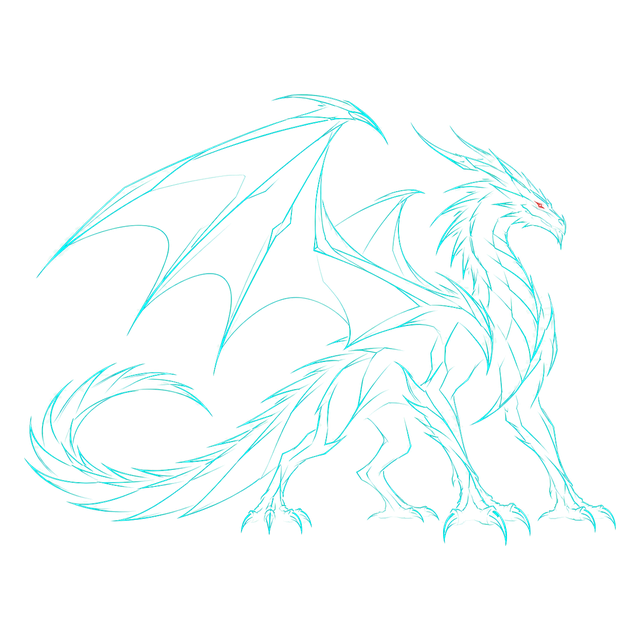
#> input picture assets/draco-cyber-blue.png, 640 x 640 px; the run also reads 1 picture not shown here
$ python build-assets.py --source ../assets/draco-cyber-blue.png
#> lines starting #> are read from the running program, lines starting #| are printed output that depends on the picture
"""Build a static storm atlas; Python/Pillow are development-only dependencies.

The shader samples cached, antialiased fractal branches instead of rebuilding
lightning for every pixel/frame. Twelve variants occupy four RGB tiles; a final
tile stores three electrical contour routes with travel progress in alpha.
"""
from __future__ import annotations

import argparse
import hashlib
import json
import math
import random
import tempfile
from pathlib import Path

from PIL import Image, ImageChops, ImageDraw, ImageFilter

ROOT = Path(__file__).resolve().parents[1]
DRAGON_SIZE = 640
STORM_WIDTH = 256
STORM_TILES = 4
ARC_OFFSET = DRAGON_SIZE + STORM_WIDTH * STORM_TILES
FIRE_OFFSET = ARC_OFFSET + DRAGON_SIZE
FIRE_WIDTH = 768
SUPERSAMPLE = 3


def save_png(image, path):
    # Readers must see either the complete old asset or the complete new one.
    with tempfile.NamedTemporaryFile(dir=path.parent, suffix=".png", delete=False) as file:
        temp = Path(file.name)
    try:
        image.save(temp, format="PNG", optimize=True)
        with Image.open(temp) as check:
            check.load()
        temp.replace(path)
    finally:
        temp.unlink(missing_ok=True)


def subdivide(a, b, rng, depth):
    if depth == 0:
        return [a, b]
    dx, dy = b[0] - a[0], b[1] - a[1]
    length = math.hypot(dx, dy)
    offset = rng.uniform(-0.17, 0.17) * length
    mid = ((a[0] + b[0]) * 0.5 - dy / length * offset,
           (a[1] + b[1]) * 0.5 + dx / length * offset)
    return subdivide(a, mid, rng, depth - 1)[:-1] + subdivide(mid, b, rng, depth - 1)


def storm_mask(seed, style=0):
    rng = random.Random(seed)
    width, height = STORM_WIDTH * SUPERSAMPLE, DRAGON_SIZE * SUPERSAMPLE
    ink = Image.new("L", (width, height))
    draw = ImageDraw.Draw(ink)

    def stroke(points, strength=1.0, thickness=1.0):
        for i, (a, b) in enumerate(zip(points, points[1:])):
            progress = i / max(len(points) - 1, 1)
            # Uneven, tapered streamers; no uniform neon zigzag lines.
            taper = max(0.2, 1.0 - progress * 0.70)
            line_width = max(1, round(SUPERSAMPLE * thickness * taper))
            draw.line([a, b], fill=round(255 * strength * (0.60 + 0.40 * taper)), width=line_width)

    # Different lean, leader bends, fork count and attachment positions, rather
    # than twelve resamplings of one fixed tree. Keep the accepted vertical span.
    begin = (width * rng.uniform(0.32, 0.68), height * 0.055)
    end = (width * rng.uniform(0.28, 0.72), height * 0.94)
    if style % 3 == 1:
        bend = (width * rng.uniform(0.25, 0.75), height * rng.uniform(0.36, 0.62))
        trunk = subdivide(begin, bend, rng, 6)[:-1] + subdivide(bend, end, rng, 6)
    else:
        trunk = subdivide(begin, end, rng, 7)
    stroke(trunk, thickness=1.3)
    branch_count = 3 + style % 5
    indices = sorted(rng.sample(range(17, 107), branch_count))
    for ordinal, index in enumerate(indices):
        direction = -1 if (ordinal + style) % 2 == 0 else 1
        start = trunk[index]
        end = (max(width * 0.07, min(width * 0.93,
                    start[0] + direction * width * rng.uniform(0.16, 0.40))),
               min(height * 0.94, start[1] + height * rng.uniform(0.055, 0.23)))
        branch = subdivide(start, end, rng, 5)
        stroke(branch, strength=0.72, thickness=0.90)
        fork_start = branch[14]
        fork_end = (fork_start[0] - direction * width * 0.10,
                    min(height * 0.96, fork_start[1] + height * 0.065))
        stroke(subdivide(fork_start, fork_end, rng, 3), strength=0.40, thickness=0.55)

    ink = ink.resize((STORM_WIDTH, DRAGON_SIZE), Image.Resampling.LANCZOS)
    # All blur happens ONCE here, never in the live terminal shader.
    small_glow = ink.filter(ImageFilter.GaussianBlur(1.2)).point(lambda p: round(p * 0.52))
    large_glow = ink.filter(ImageFilter.GaussianBlur(4.0)).point(lambda p: round(p * 0.22))
    return ImageChops.add(ImageChops.add(ink, small_glow), large_glow)


def contour_routes(dragon):
    # Routes refer to the minimal public-edition 640px art. Snap each route to the strongest
    # nearby blue stroke at build time; no contour detection in the live shader.
    routes = [
        (0, [(45,275),(137,185),(246,135),(339,103),(363,92)]),
        (0, [(363,92),(320,161),(290,241),(298,300),(376,337)]),
        (1, [(412,125),(469,166),(519,188),(558,205)]),
        (1, [(503,221),(486,256),(512,306),(531,351),(522,399)]),
        (2, [(185,390),(134,370),(68,387),(45,425),(94,469),(204,458),(295,423)]),
        (2, [(295,423),(327,390),(366,367),(409,352)]),
    ]
    masks = [Image.new('L', dragon.size) for _ in range(3)]
    progress = Image.new('L', dragon.size, 64)
    draws = [ImageDraw.Draw(mask) for mask in masks]
    travel = ImageDraw.Draw(progress)
    pixels = dragon.load()
    for channel, anchors in routes:
        # Catmull-Rom curve, then a short nearest-stroke search to follow the art.
        padded = [anchors[0], *anchors, anchors[-1]]
        points = []
        for p0, p1, p2, p3 in zip(padded, padded[1:], padded[2:], padded[3:]):
            steps = max(2, round(math.dist(p1, p2) / 2))
            for step in range(steps):
                t = step / steps
                xy = tuple(0.5 * (2*p1[k] + (-p0[k]+p2[k])*t +
                    (2*p0[k]-5*p1[k]+4*p2[k]-p3[k])*t*t +
                    (-p0[k]+3*p1[k]-3*p2[k]+p3[k])*t*t*t) for k in (0,1))
                x, y = map(round, xy)
                candidates = []
                for cy in range(max(0,y-7),min(640,y+8)):
                    for cx in range(max(0,x-7),min(640,x+8)):
                        r,g,b,a = pixels[cx,cy]
                        score = max(g, b*0.7)/255 * a/255 - math.hypot(cx-x,cy-y)*0.018
                        if r > max(g,b): score = -1 # Never include the red eye.
                        candidates.append((score,cx,cy))
                _, sx, sy = max(candidates)
                points.append((sx,sy))
        for i, (a,b) in enumerate(zip(points,points[1:])):
            draws[channel].line([a,b],fill=255,width=2)
            travel.line([a,b],fill=64+round(191*i/max(1,len(points)-2)),width=10)
    # Alpha encodes progress in [64,255], so premultiplied WIC loading never
    # erases the start of a route. The shader unpremultiplies this data tile.
    # Short electric filaments with a tight cached halo, no star-shaped particles.
    masks = [ImageChops.add(mask, mask.filter(ImageFilter.GaussianBlur(1.0)).point(
        lambda p: round(p*0.55))) for mask in masks]
    return Image.merge('RGBA', (*masks, progress))


def occlusion_sprite(dragon):
    """Fill enclosed outline regions for depth, preserving visible premultiplied RGB."""
    alpha = dragon.getchannel('A')
    sealed = alpha.point(lambda p: 255 if p > 16 else 0).filter(ImageFilter.MaxFilter(5))
    exterior = sealed.copy()
    ImageDraw.floodfill(exterior, (0,0), 128, thresh=0)
    interior = exterior.point(lambda p: 0 if p == 128 else 255).filter(ImageFilter.MinFilter(5))
    coverage = ImageChops.lighter(alpha, interior)
    packed = Image.new('RGBA', dragon.size)
    packed.putdata([(round(r*a/c), round(g*a/c), round(b*a/c), c) if c else (0,0,0,0)
                    for (r,g,b,a),c in zip(dragon.getdata(),coverage.getdata())])
    return packed


def prepare_lineart(source):
    """Pack the supplied black-background line drawing without repainting it.

    Extract black as transparency and keep the original composited RGB. Crop
    unused canvas and pad to a square; never stretch a non-square drawing.
    This conversion happens only at build time.
    """
    with Image.open(source) as original:
        original = original.convert('RGB')
        pixels = []
        for r, g, b in original.getdata():
            peak = max(r, g, b)
            alpha = min(255, round(peak * 1.3)) if peak > 10 else 0
            pixels.append((round(r*255/alpha), round(g*255/alpha),
                           round(b*255/alpha), alpha) if alpha else (0,0,0,0))
        drawing = Image.new('RGBA', original.size)
        drawing.putdata(pixels)
    bounds = drawing.getchannel('A').point(lambda p: 255 if p > 40 else 0).getbbox()
    if bounds is None:
        raise ValueError('The source contains no visible line drawing')
    drawing = drawing.crop(bounds)
    drawing.thumbnail((592,592), Image.Resampling.LANCZOS)
    tile = Image.new('RGBA', (DRAGON_SIZE,DRAGON_SIZE))
    tile.paste(drawing, ((DRAGON_SIZE-drawing.width)//2,
                        (DRAGON_SIZE-drawing.height)//2))
    return tile


def main():
    parser = argparse.ArgumentParser(description=__doc__)
    parser.add_argument("--source", type=Path, help="Generated dragon PNG to deploy")
    parser.add_argument("--lineart", action="store_true", help="Extract black background and pack the source without distortion")
    args = parser.parse_args()
    assets = ROOT / "assets"
    dragon_path = assets / "draco-cyber-blue.png"
    if args.lineart:
        if not args.source:
            parser.error('--lineart requires --source')
        dragon = prepare_lineart(args.source)
    else:
        with Image.open(args.source or dragon_path) as source:
#> source is the input picture: PIL image 640x640 RGBA; mean R, G, B, A 1.9, 25.8, 24.6, 8.5
            if source.width != source.height:
                raise ValueError("The generated dragon must be square; do not distort it")
            dragon = source.convert("RGBA").resize((DRAGON_SIZE, DRAGON_SIZE), Image.Resampling.LANCZOS)
    if args.source:
        save_png(dragon, dragon_path)
        save_png(dragon.resize((128, 128), Image.Resampling.LANCZOS), assets / "draco-icon.png")
#> in save_png (call 2), `image.save(temp, format="PNG", optimize=True)`:
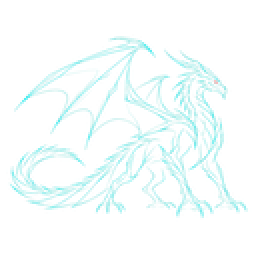
#> saved as tmpaa5swznm.png: PIL image 128x128 RGBA (shown 2 times larger); mean R, G, B, A 4.3, 59.2, 57.7, 9.4; transparent parts drawn white

    variants = [storm_mask(41 + i*137, i) for i in range(STORM_TILES*3)]
#> in storm_mask, `ink = Image.new("L", (width, height))`: ink: PIL image 768x1920 L; every value is 0
#> the loop in storm_mask (call 2), `for ordinal, index in enumerate(indices):` made 4 passes
#> (index, direction, start, end) on passes 1 to 2: (35, 1, (447.8, 606.9), (704.6, 761.3)), (70, -1, (537, 1091.9), (404.9, 1236.8))
#> (index, direction, start, end) on pass 3: (93, 1, (578, 1373.9), (714.2, 1491.3))
#> the loop in storm_mask (call 7), `for ordinal, index in enumerate(indices):` made 4 passes
#> index on passes 1 to 4: 22, 45, 66, 73
#> in storm_mask (call 7), `large_glow = ink.filter(ImageFilter.GaussianBlur(4.0)).point(lambda p:..`:
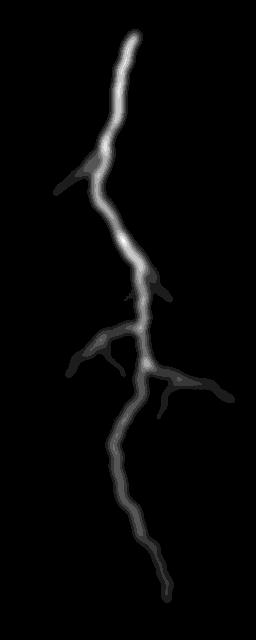
#> large_glow: PIL image 256x640 L; min 0, max 9, mean 0.232; drawn with min black and max white
#> the loop in storm_mask (call 8), `for ordinal, index in enumerate(indices):` made 5 passes
#> index on passes 1 to 5: 25, 52, 78, 98, 106
#> in storm_mask (call 8), `large_glow = ink.filter(ImageFilter.GaussianBlur(4.0)).point(lambda p:..`:
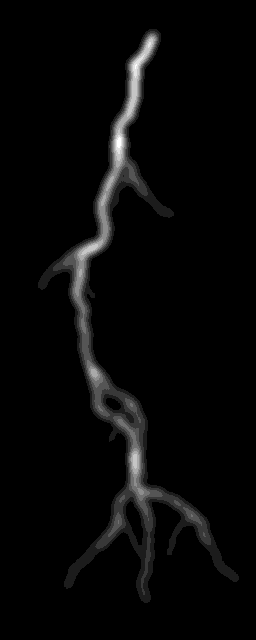
#> large_glow: PIL image 256x640 L; min 0, max 9, mean 0.266; drawn with min black and max white
#> the loop in storm_mask (call 9), `for ordinal, index in enumerate(indices):` made 6 passes
#> index on passes 1 to 6: 20, 39, 47, 61, 94, 102
#> in storm_mask (call 9), `large_glow = ink.filter(ImageFilter.GaussianBlur(4.0)).point(lambda p:..`:
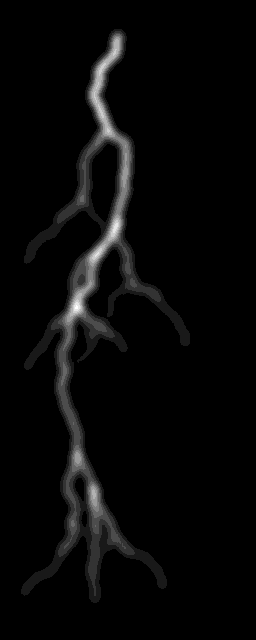
#> large_glow: PIL image 256x640 L; min 0, max 10, mean 0.31; drawn with min black and max white
#> the loop in storm_mask (call 10), `for ordinal, index in enumerate(indices):` made 7 passes
#> index on passes 1 to 7: 31, 60, 87, 93, 99, 103, 106
#> in storm_mask (call 10), `large_glow = ink.filter(ImageFilter.GaussianBlur(4.0)).point(lambda p:..`:
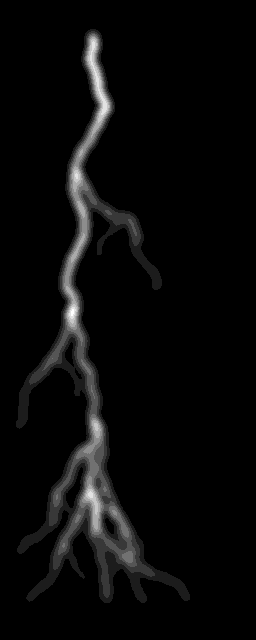
#> large_glow: PIL image 256x640 L; min 0, max 9, mean 0.332; drawn with min black and max white
#> the loop in storm_mask (call 11), `for ordinal, index in enumerate(indices):` made 3 passes
#> index on passes 1 to 3: 42, 51, 86
#> in storm_mask (call 11), `large_glow = ink.filter(ImageFilter.GaussianBlur(4.0)).point(lambda p:..`:
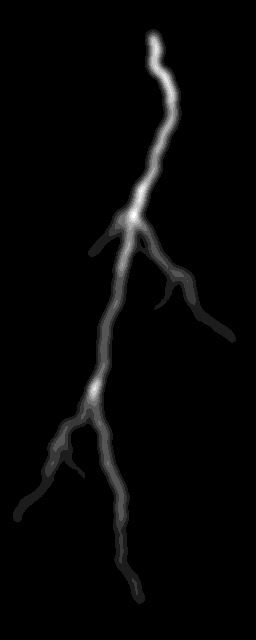
#> large_glow: PIL image 256x640 L; min 0, max 9, mean 0.228; drawn with min black and max white
#> the loop in storm_mask (call 12), `for ordinal, index in enumerate(indices):` made 4 passes
#> index on passes 1 to 4: 33, 60, 81, 96
#> in storm_mask (call 12), `ink = ink.resize((STORM_WIDTH, DRAGON_SIZE), Image.Resampling.LANCZOS)`:
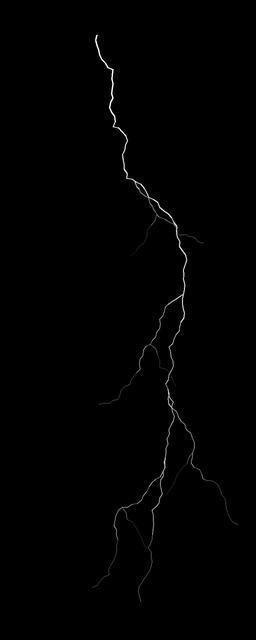
#> ink: PIL image 256x640 L; min 0, max 255, mean 1.2
    atlas = Image.new("RGBA", (FIRE_OFFSET + FIRE_WIDTH, DRAGON_SIZE))
    # The standalone body/icon stay outline-only. Atlas alpha additionally holds
    # the filled depth silhouette, so rear bolts cannot cross enclosed wings/body.
    atlas.paste(occlusion_sprite(dragon), (0, 0))
    for tile in range(STORM_TILES):
        lightning = Image.merge("RGBA", (*variants[tile*3:tile*3+3],
                                Image.new("L", variants[0].size, 255)))
        atlas.paste(lightning, (DRAGON_SIZE + tile*STORM_WIDTH, 0))
    atlas.paste(contour_routes(dragon), (ARC_OFFSET, 0))
    with Image.open(assets / "draco-flame-v1.png") as flame:
        if flame.size != (FIRE_WIDTH, DRAGON_SIZE) or flame.mode != "RGBA":
            raise ValueError("Fire texture must be a transparent 768 x 640 RGBA PNG")
        atlas.paste(flame, (FIRE_OFFSET, 0))
    save_png(atlas, assets / "draco-storm-atlas.png")
    names = ["assets/draco-cyber-blue.png", "assets/draco-icon.png", "assets/draco-storm-atlas.png", "assets/draco-flame-v1.png"]
#> (the run stopped early here; a loop or call above may not have finished)
